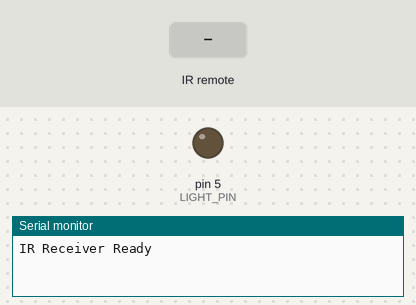
Recording of a sketch running on a simulated Arduino Uno, built with avr-gcc and run on an emulated ATmega328P. Shown: output pins drawn as LEDs (lit = HIGH), the last lines printed to the serial monitor. Inputs (shaded band) come from the test bench.

Above: at 1.2 s.
1.3 s: infrared code 0x18 received
At 1.8 s:
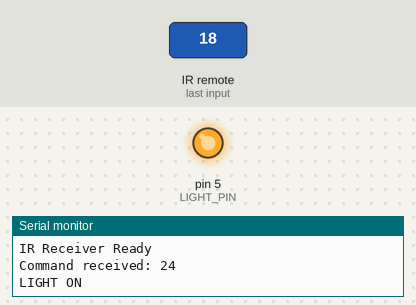
Timing chart, 0 to 4.3 s (numbered marks = the images above; inputs shaded):
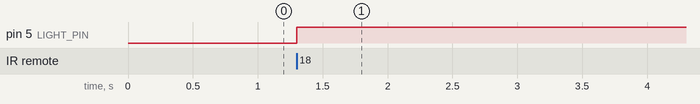

The sketch:

Ir_reciever_test.ino
```cpp
#include <IRremote.hpp>

#define IR_PIN 2
#define LIGHT_PIN 5

void setup() {
  Serial.begin(9600);

  pinMode(LIGHT_PIN, OUTPUT);

  IrReceiver.begin(IR_PIN, ENABLE_LED_FEEDBACK);

  Serial.println("IR Receiver Ready");
}

void loop() {

  if (IrReceiver.decode()) {

    int command = IrReceiver.decodedIRData.command;

    Serial.print("Command received: ");
    Serial.println(command);

    if (command == 24) {
      digitalWrite(LIGHT_PIN, HIGH);
      Serial.println("LIGHT ON");
    }
    else {
      digitalWrite(LIGHT_PIN, LOW);
      Serial.println("LIGHT OFF");
    }

    IrReceiver.resume();
  }
}
```

Measured:
- after the input at 1.3 s, pin 5 (LIGHT_PIN): LOW → HIGH at once
